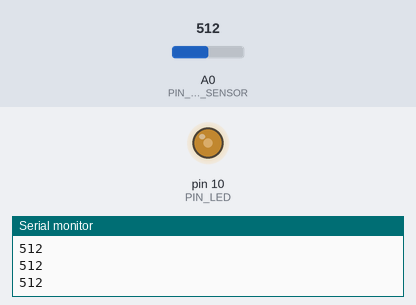
The sketch below on a simulated Arduino Uno, built with avr-gcc and run on an emulated ATmega328P. On the bench: output pins drawn as LEDs (lit = HIGH), the last lines printed to the serial monitor. The test bench sets the inputs (shaded band); at power-on: A0 (PIN_PHOTO_SENSOR) = 512.

Above: at 1.2 s.
1.3 s: A0 (PIN_PHOTO_SENSOR) set to 716
At 2.2 s:
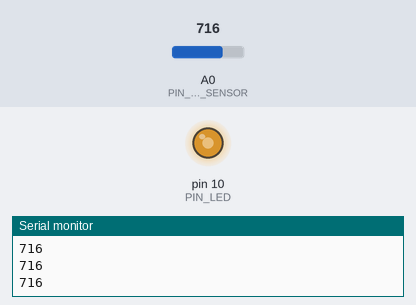
2.8 s: A0 (PIN_PHOTO_SENSOR) set to 900
At 3.5 s:
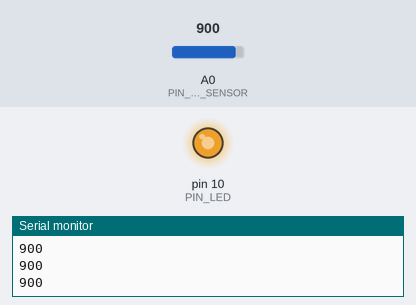
4.3 s: A0 (PIN_PHOTO_SENSOR) set to 122
At 4.6 s:
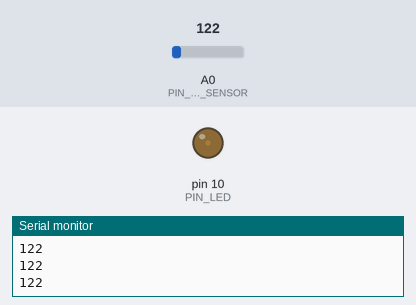
5.8 s: A0 (PIN_PHOTO_SENSOR) set to 511
At 7.0 s:
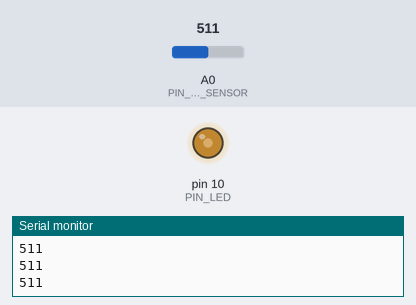
Timing chart, 0 to 8.3 s (numbered marks = the images above; inputs shaded):
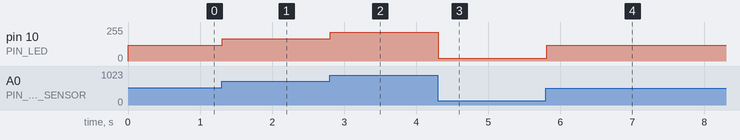

Measured:
- after the input at 1.3 s, pin 10 (PIN_LED): 117/255 → 168/255 at once
- after the input at 2.8 s, pin 10 (PIN_LED): 168/255 → 214/255 at once
- after the input at 4.3 s, pin 10 (PIN_LED): 214/255 → 20/255 at once
- after the input at 5.8 s, pin 10 (PIN_LED): 20/255 → 117/255 at once

The sketch:

Foto.ino
```cpp
#define PIN_LED 10
#define PIN_PHOTO_SENSOR A0

void setup() {
  Serial.begin(9600);
  pinMode(PIN_LED, OUTPUT);
}

void loop() {
  int val = analogRead(PIN_PHOTO_SENSOR);
  Serial.println(val);

  int ledPower = map(val, 0, 1023, 0, 255); // Преобразуем полученное значение в уровень PWM-сигнала. Чем меньше значение освещенности, тем меньше мощности мы должны подавать на светодиод через ШИМ.

  ledPower -= 10 ;
  analogWrite(PIN_LED, ledPower); // Меняем яркость

}
```
